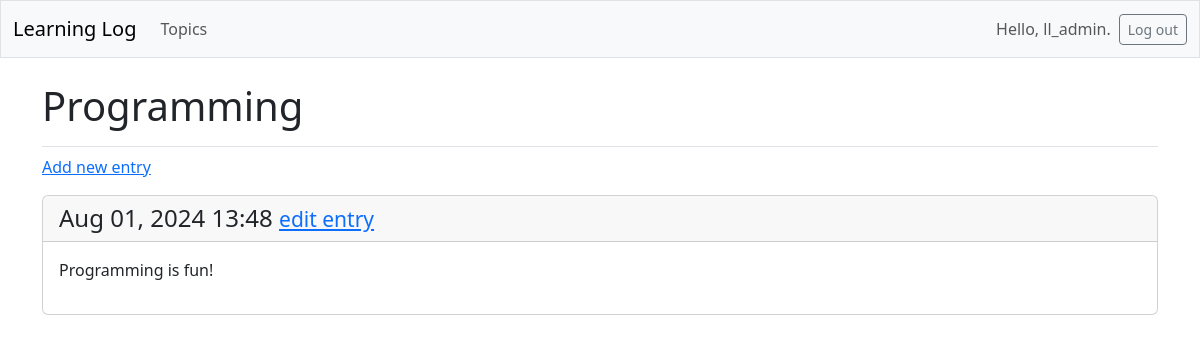
Before: /topics/3/ (signed in) with the older database file.
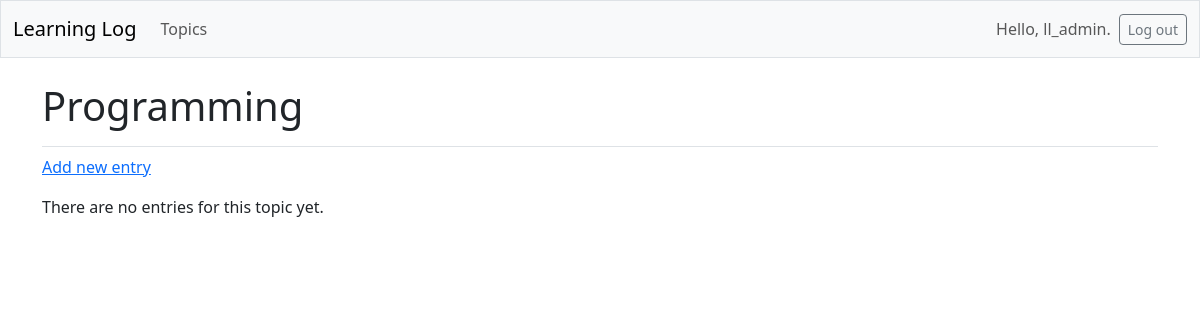
After: the same page with the newer database file.
### learning_logs/models.py (models this page shows, shortened)
class Topic(models.Model):
    text = models.CharField(max_length=200)
    date_added = models.DateTimeField(auto_now_add=True)
    owner = models.ForeignKey(User, on_delete=models.CASCADE)

class Entry(models.Model):
    topic = models.ForeignKey(Topic, on_delete=models.CASCADE)
    text = models.TextField()
    date_added = models.DateTimeField(auto_now_add=True)
    class Meta:
        verbose_name_plural = "entries"

### learning_logs/views.py (the view)
# urls.py: path('topics/<int:topic_id>/', views.topic, name='topic'),
@login_required
def topic(request, topic_id):
    topic = Topic.objects.get(id=topic_id)
    if topic.owner != request.user:
        raise Http404
    entries = topic.entry_set.order_by('-date_added')
    context = {'topic': topic, 'entries': entries}
    return render(request, 'learning_logs/topic.html', context)

### learning_logs/templates/learning_logs/topic.html
{% extends 'learning_logs/base.html' %}
{% block page_header %}
  <h1>{{ topic.text }}</h1>
{% endblock page_header %}
{% block content %}
  <p>
    <a href="{% url 'learning_logs:new_entry' topic.id %}">Add new entry</a>
  </p>
  {% for entry in entries %}
    <div class="card mb-3">
      <h4 class="card-header">
        {{ entry.date_added|date:'M d, Y H:i' }}
        <small><a href="{% url 'learning_logs:edit_entry' entry.id %}">
          edit entry</a></small>
      </h4>
      <div class="card-body">{{ entry.text|linebreaks }}</div>
    </div>
  {% empty %}
    <p>There are no entries for this topic yet.</p>
  {% endfor %}
{% endblock content %}

### learning_logs/templates/learning_logs/base.html (shortened to what this page needs)
<!doctype html>
<html lang="en">
<head>
  {% load django_bootstrap5 %}
  {% bootstrap_css %}
</head>
<body>
  <nav class="navbar navbar-expand-md navbar-light bg-light mb-4 border">
    <div class="container-fluid">
      <a class="navbar-brand" href="{% url 'learning_logs:index' %}">
          Learning Log</a>
      <div class="collapse navbar-collapse" id="navbarCollapse">
        <ul class="navbar-nav me-auto mb-2 mb-md-0">
          <li class="nav-item">
            <a class="nav-link" href="{% url 'learning_logs:topics' %}">
              Topics</a></li>
        </ul>
        <ul class="navbar-nav ms-auto mb-2 mb-md-0">
          {% if user.is_authenticated %}
            <li class="nav-item">
              <span class="navbar-text me-2">Hello, {{ user.username }}.
                </span></li>
          {% endif %}
        </ul>
        {% if user.is_authenticated %}
          <form action="{% url 'users:logout' %}" method='post'>
            <button name='submit' class='btn btn-outline-secondary btn-sm'>
              Log out</button>
          </form>
        {% endif %}
      </div>
    </div>
  </nav>
  <main class="container">
    <div class="pb-2 mb-2 border-bottom">
      {% block page_header %}{% endblock page_header %}
    </div>
    <div>
      {% block content %}{% endblock content %}
    </div>
  </main>
</body>
</html>

Changed rows visible on the page:
removed Entry: date_added "Aug 01, 2024 13:48", text "Programming is fun!"
Other visible differences:
text now shown: "There are no entries for this topic yet."
